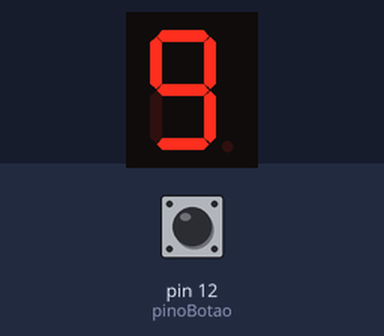
Recording of a sketch running on a simulated Arduino Uno, built with avr-gcc and run on an emulated ATmega328P. On the bench: 1-digit seven-segment display. Wiring (inferred from the names in the program): 1-digit 7-segment display, segments lit when HIGH: segments pin 2, pin 3, pin 4, pin 5, pin 6, pin 7, pin 8. The test bench sets the inputs (shaded band); at power-on: pin 12 (pinoBotao) LOW. The segment pins are drawn as the display they are named for.

Above: at 1.2 s.
1.3 s: pin 12 (pinoBotao) pulled HIGH for 1 s
At 1.35 s:
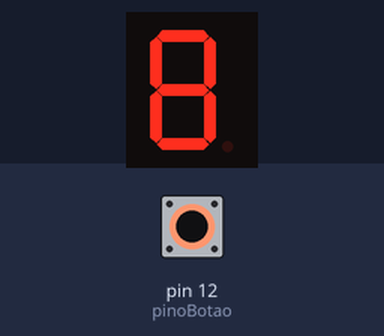
At 1.75 s:
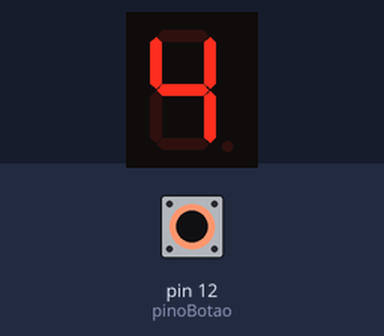
Timing chart, 0 to 4.3 s (numbered marks = the images above; inputs shaded):
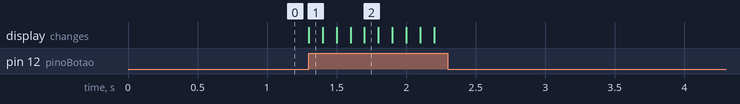

Measured:
- after the input at 1.3 s, the display: changes at once (image 1)

The sketch:

display_7_segmentos_decremental.ino
```cpp
/*
 * Neste projeto, será utilizado um display de 7 segmentos com cátodo comum.
 * É configurada todos os pinos do LED e analisado a combinação dos LEDs no display para a formação do dígito
 * Quando iniciado o sistema, o display irá aparecer o valor 9
 * Na medida que é apertado o botão, a variável contar e o display diminuirá em 1
 * Quando a variável contar chegar a -1, a variável contar é redefiinida a 9, e o display mostrará o dígito 9, reiniciando a contagem.
 * Neste exemplo, será utilizado funções, vetores e repetição for
*/

/*
 * Observar se o display tem como ponto comum o ânodo ou cátodo. Neste protótipo é utilizado o cátodo comum.
 * Caso seja ânodo comum, inverter os números 1 e 0 na matriz int numeros.
 */

//Declaração de variáveis globais
int contar = 9; // Será a variável que armazenará o valor apresentado no Display

int pinoBotao = 12; // Pino de leitura do botão

					            //a,b,c,d,e,f,g
int pinoSegmentos[7] = {2,3,4,5,6,7,8}; //Vetor com os pinos de acionamento do dispaly de 7 segmentos

//Matriz com a combinação dos números binários de acordo com os números decimais
int numeros[10][7]={{1,1,1,1,1,1,0}, //0
                   {0,1,1,0,0,0,0}, //1
                   {1,1,0,1,1,0,1}, //2
                   {1,1,1,1,0,0,1}, //3
                   {0,1,1,0,0,1,1}, //4
                   {1,0,1,1,0,1,1}, //5
                   {1,0,1,1,1,1,1}, //6
                   {1,1,1,0,0,0,0}, //7
                   {1,1,1,1,1,1,1}, //8
                   {1,1,1,1,0,1,1} //9
                  };

//Função criada para quando chamada, acionar os LEDs do display exibindo o valor da variável contar
void acenderSegmentos(){

  /*A função for é uma estrutura de repetição que se repete verificando se a condição central for verdadeira.
   * Enquanto a condição for falsa, a função for acrescenta 1 a variável local i e executa as instruções na função.
   * O valor 7 corresponde ao tamanho do vetor pinoSegmentos que são 7 espaços.
   */
  for(int i=0;i<7;i++){
    /*Para cada segmento, lê-se o local do seu pino no vetor pinoSegmentos
     *Para cada número para ser exibido, lê se a matriz numeros na linha com endereço da variável contar, e na coluna no qual o segmento atual na repetição está.
     *Se for 1, o segmento irá ligar, se for 0, o segmento irá desligar.
     */
    digitalWrite(pinoSegmentos[i], numeros[contar][i]);
  }
}

// Função principal de configuração do sistema
void setup()
{
  //Atribuição do pino do botão como entrada
  pinMode(pinoBotao, INPUT);

  //Atribuição dos pinos do display como saidas.
  /*A função for é uma estrutura de repetição que se repete verificando se a condição central for verdadeira.
   * Enquanto a condição for falsa, a função for acrescenta 1 a variável local i e executa as instruções na função.
   * O valor 7 corresponde ao tamanho do vetor pinoSegmentos que são 7 espaços.
   */
  for(int i=0;i<7;i++){
  	pinMode(pinoSegmentos[i], OUTPUT);
  }

  //Função criada para acender o display com o valor armazenado na variável contar
  acenderSegmentos();
}

// Função de repetição contínua do sistema
void loop()
{
  //Condicional que verifica o estado do Botão. Se o botão for pressionado, diminuirá 1 na variável contar
  if (digitalRead(pinoBotao) == HIGH) {

    //Argumento que acrescenta 1 na variável contar
    contar --; //contar = contar - 1

    //Condicional que verifica se contar chegou a 0; Caso chegar, reinicia o valor para 9
    if(contar<0){
      contar=9;
    }
  //Função criada para acender o display com o valor armazenado na variável contar
    acenderSegmentos();
  }

  delay(100); // Contagem de tempo dedicada para melhor desempenho do protótipo evitando o efeito boucing
}
```
